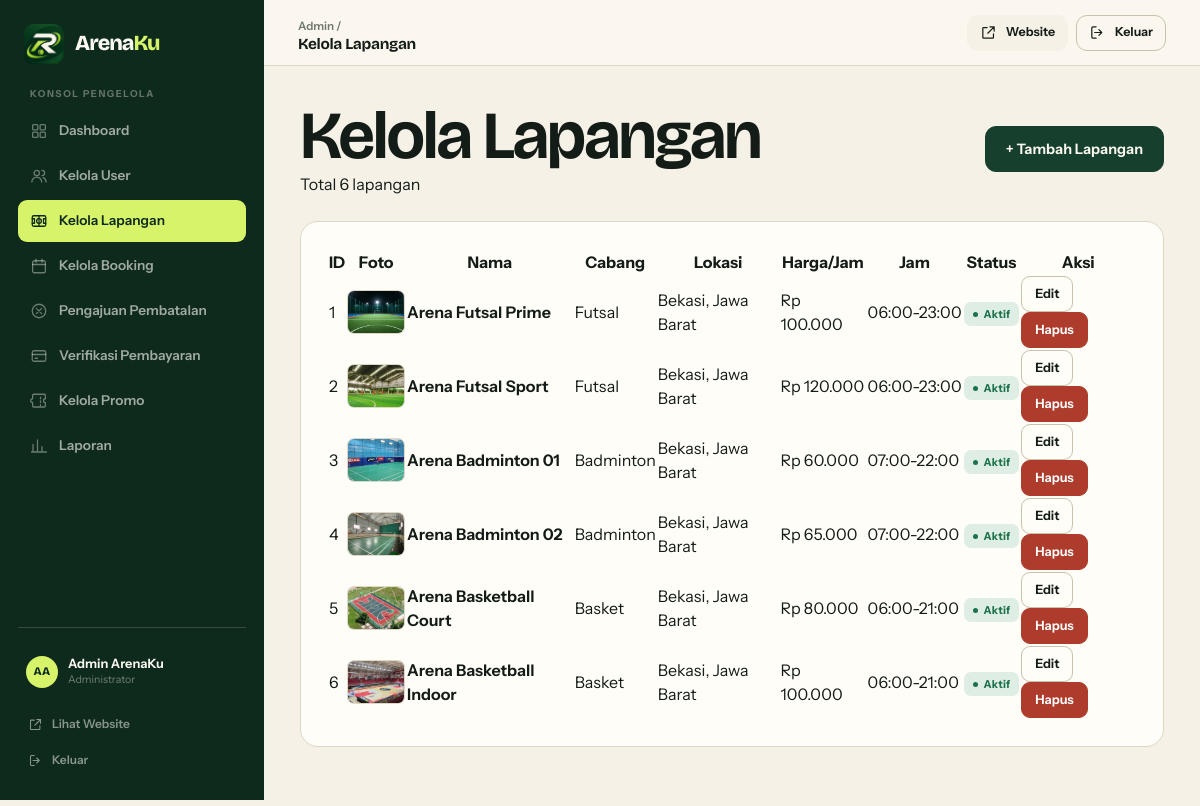
Page /admin/kelola_lapangan.php (signed in) on the committed database.
### tables this page shows
CREATE TABLE IF NOT EXISTS courts (
    id INT AUTO_INCREMENT PRIMARY KEY,
    sport_id INT NOT NULL,
    name VARCHAR(100) NOT NULL,
    description TEXT,
    location VARCHAR(150),
    price_per_hour DECIMAL(10,2) NOT NULL,
    image VARCHAR(255),
    facilities VARCHAR(255),
    opening_time TIME NOT NULL DEFAULT '06:00:00',
    closing_time TIME NOT NULL DEFAULT '22:00:00',
    status ENUM('active', 'inactive') NOT NULL DEFAULT 'active',
    created_at TIMESTAMP DEFAULT CURRENT_TIMESTAMP,
    CONSTRAINT fk_courts_sport
        FOREIGN KEY (sport_id) REFERENCES sports(id)
        ON DELETE RESTRICT ON UPDATE CASCADE,
    INDEX idx_courts_sport (sport_id)
);

CREATE TABLE IF NOT EXISTS sports (
    id INT AUTO_INCREMENT PRIMARY KEY,
    name VARCHAR(50) NOT NULL,
    description VARCHAR(255)
);

### includes/functions.php (called while the page is built, shortened)
<?php
function clean($text) {
    return htmlspecialchars($text, ENT_QUOTES, 'UTF-8');
}
function formatRupiah($angka) {
    return 'Rp ' . number_format($angka, 0, ',', '.');
}
function appBaseUrl() {
    static $base = null;
    if ($base !== null) {
        return $base;
    }
    $base = '/arenaku';
    return $base;
}
function assetUrl($path) {
    $path = ltrim(str_replace('\\', '/', (string) $path), '/');
    $segments = array_map('rawurlencode', explode('/', $path));
    return appBaseUrl() . '/assets/' . implode('/', $segments);
}
function courtImageDirs() {
    $root = dirname(__DIR__);
    return [
        'img/lapangan' => $root . '/assets/img/lapangan',
        'img'          => $root . '/assets/img',
        'images'       => $root . '/assets/images',
    ];
}
function courtImageAliasMap() {
    return [
        'futsal-prime.jpg' => 'Arena Futsal Prime.jpg',
        'futsal-sport.jpg' => 'Arena Futsal Sport.webp',
        'badminton-01.jpg' => 'Arena Badminton 01.jpg',
        'badminton-02.jpg' => 'Arena Badminton 02.jpg',
        'basket-court.jpg' => 'Arena Basketball Court.jpg',
        'basket-indoor.jpg'=> 'Arena Basketball Indoor.jpg',
    ];
}
function resolveCourtImage($image) {
    static $cache = [];
    $image = trim((string) $image);
    $name = basename(str_replace('\\', '/', $image));
    $candidates = [$name];
    $aliases = courtImageAliasMap();
    foreach ($candidates as $candidate) {
        foreach (courtImageDirs() as $relativeDir => $dir) {
            $path = $dir . DIRECTORY_SEPARATOR . $candidate;
            if (is_file($path)) {
                return $cache[$name] = ['path' => $path, 'relative' => $relativeDir . '/' . $candidate];
            }
        }
    }
    return $cache[$name] = null;
}
function courtImageUrl($court, $fallback = '') {
    $image = is_array($court) ? (isset($court['image']) ? $court['image'] : '') : (string) $court;
    $resolved = resolveCourtImage($image);
    if ($resolved !== null) {
        return assetUrl($resolved['relative']);
    }
    return $fallback !== '' ? $fallback : '';
}

### admin/kelola_lapangan.php (the view, shortened to what this page needs)
<?php
require_once '../config/koneksi.php';
require_once '../includes/functions.php';
$courts = $koneksi->query(
    "SELECT courts.*, sports.name AS sport_name
     FROM courts JOIN sports ON courts.sport_id = sports.id
     ORDER BY courts.created_at DESC"
)->fetchAll();
require_once '../includes/admin_header.php';
?>
<div style="display:flex; justify-content:space-between; align-items:center; flex-wrap:wrap; gap:12px;">
    <div>
        <h1 style="margin:0;">Kelola Lapangan</h1>
        <p style="color:var(--color-text-light);">Total <?= count($courts) ?> lapangan</p>
    </div>
    <a href="kelola_lapangan.php?tambah=1" class="btn btn-primary">+ Tambah Lapangan</a>
</div>
<div class="card" style="margin-top:24px;">
    <div class="card-body" style="overflow-x:auto;">
        <table class="admin-table">
            <thead>
                <tr>
                    <th>ID</th>
                    <th>Foto</th>
                    <th>Nama</th>
                    <th>Cabang</th>
                    <th>Lokasi</th>
                    <th>Harga/Jam</th>
                    <th>Jam</th>
                    <th>Status</th>
                    <th>Aksi</th>
                </tr>
            </thead>
            <tbody>
                <?php if (empty($courts)): ?>
                    <tr><td colspan="9" style="text-align:center; color:var(--color-text-light);">Belum ada lapangan.</td></tr>
                <?php else: ?>
                    <?php foreach ($courts as $c): ?>
                        <?php $thumb = courtImageUrl($c); ?>
                        <tr>
                            <td><?= (int) $c['id'] ?></td>
                            <td>
                                <?php if ($thumb !== ''): ?>
                                    <img class="admin-court-thumb" src="<?= clean($thumb) ?>" alt="<?= clean($c['name']) ?>" loading="lazy">
                                <?php else: ?>
                                    <span class="admin-court-thumb is-empty"><?= svgIcon('field', 'icon') ?></span>
                                <?php endif; ?>
                            </td>
                            <td><strong><?= clean($c['name']) ?></strong></td>
                            <td><?= clean($c['sport_name']) ?></td>
                            <td><?= clean($c['location']) ?></td>
                            <td><?= formatRupiah($c['price_per_hour']) ?></td>
                            <td><?= substr($c['opening_time'], 0, 5) ?>-<?= substr($c['closing_time'], 0, 5) ?></td>
                            <td><span class="badge <?= $c['status'] === 'active' ? 'badge-success' : 'badge-neutral' ?>"><?= $c['status'] === 'active' ? 'Aktif' : 'Nonaktif' ?></span></td>
                            <td>
                                <div class="admin-actions">
                                    <a href="kelola_lapangan.php?edit=<?= (int) $c['id'] ?>" class="btn btn-outline btn-sm">Edit</a>
                                    <form method="POST" action="kelola_lapangan.php" onsubmit="return confirm('Hapus lapangan ini?');" style="display:inline;">
                                        <button type="submit" class="btn btn-danger btn-sm">Hapus</button>
                                    </form>
                                </div>
                            </td>
                        </tr>
                    <?php endforeach; ?>
                <?php endif; ?>
            </tbody>
        </table>
    </div>
</div>
<?php require_once '../includes/admin_footer.php'; ?>

### assets/css/style.css (style rules this page uses)
:root { --ink: #141c17; --ink-soft: #3b463f; --muted: #6f786f; --muted-light: #98a097; --paper: #f5f1e7; --paper-2: #fbf8f0; --white: #fffdf8; --sand: #e9e2d2; --forest: #173f2d; --forest-deep: #0d2a1d; --forest-mid: #22543c; --forest-soft: #e3ebdf; --lime: #d7f36a; --lime-strong: #c6ea41; --lime-soft: #eff9c9; --clay: #c15634; --clay-deep: #9b3f24; --clay-soft: #f8e3d8; --line: #ded7c6; --line-strong: #c9c1ad; --line-dark: rgba(255, 253, 248, 0.16); --success: #1c734b; --success-soft: #dfeee4; --warning: #9b5a13; --warning-soft: #f7ead3; --danger: #ad3c2c; --danger-soft: #f7e0da; --info: #2c5d85; --info-soft: #dfe9f1; --radius-xs: 6px; --radius-sm: 10px; --radius-md: 14px; --radius-lg: 18px; --radius-xl: 24px; --radius-full: 999px; --shadow-xs: 0 1px 2px rgba(20, 28, 23, 0.04); --shadow-sm: 0 6px 18px rgba(20, 28, 23, 0.06); --shadow-md: 0 16px 40px rgba(20, 28, 23, 0.09); --shadow-lg: 0 28px 70px rgba(13, 42, 29, 0.16); --font-display: 'Bricolage Grotesque', 'Trebuchet MS', 'Segoe UI', sans-serif; --font-body: 'Instrument Sans', 'Segoe UI', system-ui, -apple-system, sans-serif; --container: 1200px; --nav-height: 74px; --ease: cubic-bezier(0.2, 0.7, 0.2, 1); }
*, *::before, *::after { box-sizing: border-box; margin: 0; padding: 0; }
html { scroll-behavior: smooth; -webkit-text-size-adjust: 100%; }
body { min-height: 100vh; background: var(--paper); color: var(--ink); font-family: var(--font-body); font-size: 16px; line-height: 1.55; -webkit-font-smoothing: antialiased; text-rendering: optimizeLegibility; }
img, svg { max-width: 100%; }
img { display: block; }
button, input, select, textarea { font: inherit; color: inherit; }
button { cursor: pointer; }
a { color: inherit; text-decoration: none; }
h1, h2, h3, h4, h5 { font-family: var(--font-display); font-weight: 650; line-height: 1.04; letter-spacing: -0.035em; color: var(--ink); text-wrap: balance; }
h1 { font-size: clamp(2.5rem, 5.6vw, 4.6rem); }
p { color: var(--ink-soft); }
strong { font-weight: 650; }
.btn { display: inline-flex; align-items: center; justify-content: center; gap: 9px; min-height: 46px; padding: 11px 20px; border: 1px solid transparent; border-radius: 11px; background: transparent; color: var(--ink); font-family: var(--font-body); font-size: 0.9rem; font-weight: 650; line-height: 1.15; text-align: center; white-space: nowrap; cursor: pointer; transition: background 0.18s var(--ease), color 0.18s var(--ease), border-color 0.18s var(--ease), transform 0.18s var(--ease), box-shadow 0.18s var(--ease); }
.btn-primary { background: var(--forest); border-color: var(--forest); color: var(--paper-2); }
.btn-outline { background: transparent; border-color: var(--line-strong); color: var(--ink); }
.btn-danger { background: var(--danger); border-color: var(--danger); color: #fff; }
.btn-sm { min-height: 36px; padding: 7px 13px; font-size: 0.8rem; border-radius: 9px; gap: 7px; }
.badge { display: inline-flex; align-items: center; gap: 6px; padding: 5px 9px; border-radius: 7px; background: var(--sand); color: var(--ink-soft); font-size: 0.69rem; font-weight: 700; letter-spacing: 0.01em; line-height: 1.3; white-space: nowrap; }
.badge::before { content: ''; width: 5px; height: 5px; border-radius: 50%; background: currentColor; flex: 0 0 auto; }
.badge-success { background: var(--success-soft); color: var(--success); }
.card { background: var(--white); border: 1px solid var(--line); border-radius: var(--radius-lg); }
.card-body { padding: clamp(18px, 2.6vw, 26px); }

### assets/css/admin.css (style rules this page uses)
.admin-body { background: var(--paper); }
.admin-court-thumb { display: grid; place-items: center; width: 62px; height: 44px; overflow: hidden; border: 1px solid var(--line); border-radius: 7px; background: var(--paper); color: var(--muted); object-fit: cover; }

### rows in the picture
courts: id "1", image+name (picture), name "Arena Futsal Prime", sport.name "Futsal", location "Bekasi, Jawa Barat", price_per_hour "Rp 100.000", opening_time "06:00", closing_time "23:00", status "Aktif"
courts: id "2", image+name (picture), name "Arena Futsal Sport", sport.name "Futsal", location "Bekasi, Jawa Barat", price_per_hour "Rp 120.000", opening_time "06:00", closing_time "23:00", status "Aktif"
courts: id "3", image+name (picture), name "Arena Badminton 01", sport.name "Badminton", location "Bekasi, Jawa Barat", price_per_hour "Rp 60.000", opening_time "07:00", closing_time "22:00", status "Aktif"
courts: id "4", image+name (picture), name "Arena Badminton 02", sport.name "Badminton", location "Bekasi, Jawa Barat", price_per_hour "Rp 65.000", opening_time "07:00", closing_time "22:00", status "Aktif"
courts: id "5", image+name (picture), name "Arena Basketball Court", sport.name "Basket", location "Bekasi, Jawa Barat", price_per_hour "Rp 80.000", opening_time "06:00", closing_time "21:00", status "Aktif"
courts: id "6", image+name (picture), name "Arena Basketball Indoor", sport.name "Basket", location "Bekasi, Jawa Barat", price_per_hour "Rp 100.000", opening_time "06:00", closing_time "21:00", status "Aktif"

### other values in the picture
$item[1] "Dashboard"
$item[1] "Kelola User"
$item[1] "Kelola Lapangan"
$item[1] "Kelola Booking"
$item[1] "Pengajuan Pembatalan"
$item[1] "Verifikasi Pembayaran"
$item[1] "Kelola Promo"
$item[1] "Laporan"
getInitials($_SESSION['name'] ?? 'Admin') "AA"
$_SESSION['name'] "Admin ArenaKu"
$adminTitle "Kelola Lapangan"
count($courts) "6"
